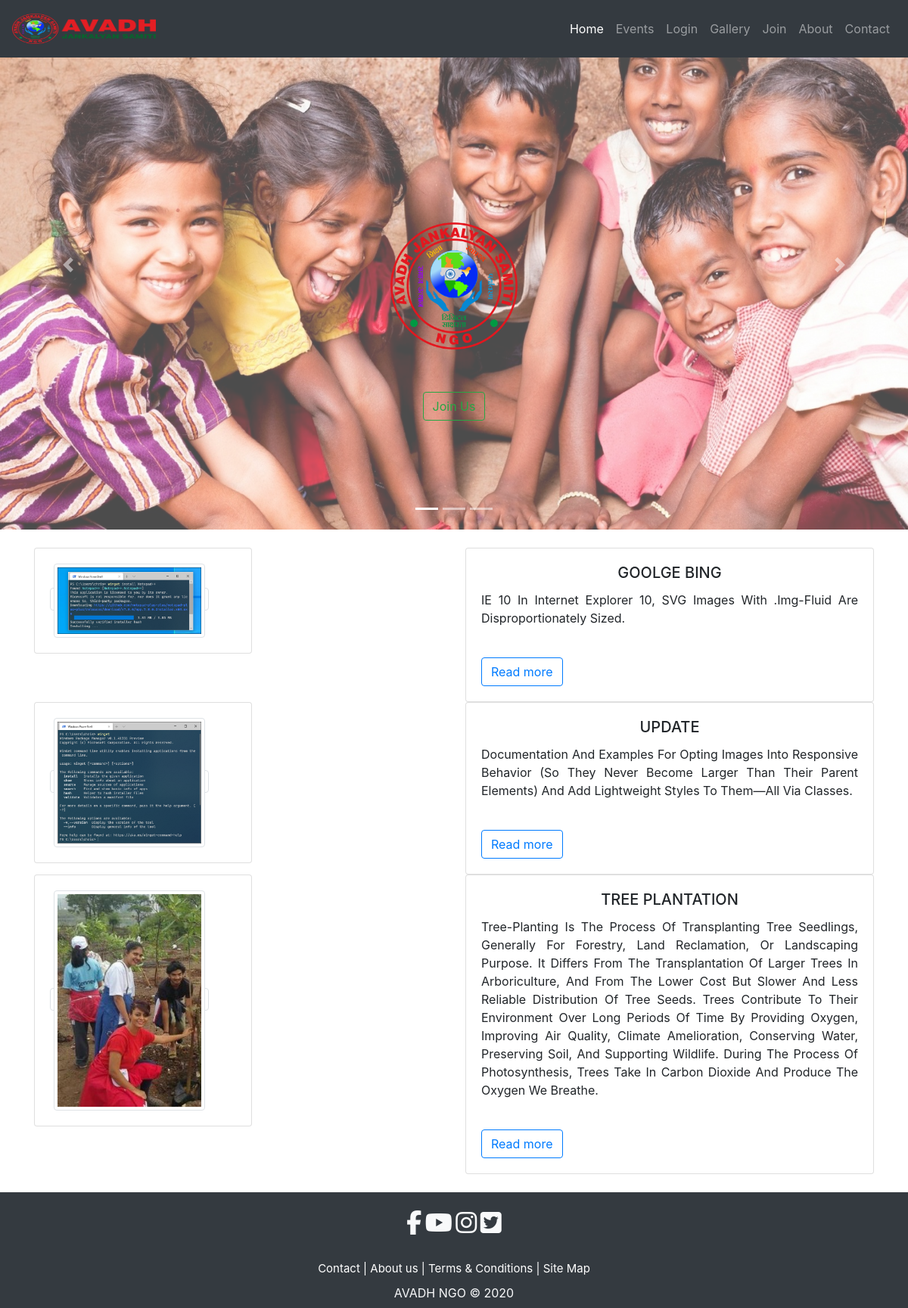
Before: /show.php with the older database file.
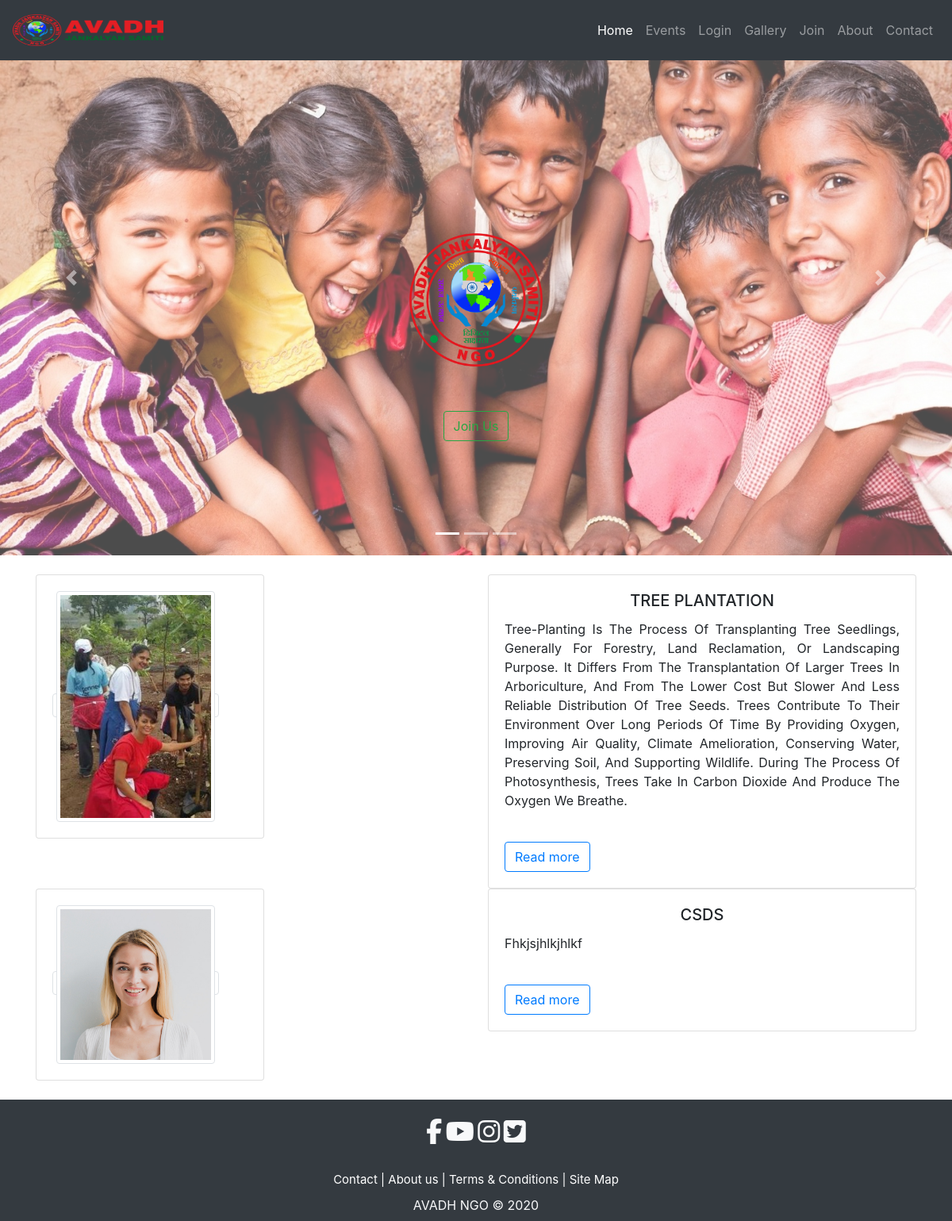
After: the same page with the newer database file.
### tables this page shows
CREATE TABLE `gallery` (
  `id` int(11) NOT NULL,
  `filepath` varchar(500) NOT NULL,
  `filename` varchar(500) NOT NULL,
  `title` varchar(500) NOT NULL,
  `shortdescription` blob NOT NULL,
  `description` blob NOT NULL,
  `Datetime` timestamp NOT NULL DEFAULT current_timestamp() ON UPDATE current_timestamp()
);

### show.php (the view, shortened to what this page needs)
<?php include("php/links.php");?>
<link rel="stylesheet" href="https://cdnjs.cloudflare.com/ajax/libs/fancybox/3.5.7/jquery.fancybox.css" type="text/css" media="screen" />
<?php include_once("php/navbar.php");?>
<?php include('php/slider.php');?>
<br/>
<?php
	$con = mysqli_connect('localhost','root','');
	 mysqli_select_db($con,'ngo');
	$query = " SELECT `filepath`,`id`, `filename`, `title`, `description`, `shortdescription`,`Datetime` FROM `gallery` order by id ASC ";
	$queryfire = mysqli_query($con, $query);
	$num = mysqli_num_rows($queryfire);
	if($num > 0){
		while($row= mysqli_fetch_array($queryfire)){
			?>
		 <div class="container">
			<div class="row">
				<div class="col-sm-6">
					<div class="card"style="width: 18rem;">
					<div class="card-body">
						<a href="<?php echo "php/" .$row["filepath"]; ?>" data-fancybox="gallery" data-caption="<?php echo $row["file_name"]; ?>" class="img-fluid  img-thumbnail" style="width:200px; hieght:100px;" >
							<img src="<?php echo "php/" .$row["filepath"]; ?>" alt="" class="img-fluid  img-thumbnail" style="width:200px; hieght:100px;" />
						</a>
					</div>
					</div>
				</div>
				<div class="col-sm-6">
					<div class="card">
						<div class="card-body">
							<h5 class="card-title text-uppercase text-center"><?php echo $row["title"];  ?></h5>
							<p class="text-capitalize text-justify font-weight-normal"><?php echo $row["shortdescription"]; ?> </p> <br/>
							<a href="<?php echo "readmore.php?id=".$row['id'];?>" class="btn btn-outline-primary flex-fill" role="button" aria-pressed="true">Read more</a>
						</div>
					</div>
				</div>
			</div>
        </div>
<?php
	}
}
?>
<?php include("php/footer.php");?>

Changed rows visible on the page:
removed gallery: filepath (picture), title "GOOLGE BING", shortdescription "IE 10 In Internet Explorer 10, SVG Images With .img-Fluid Are Disproportionately Sized."
removed gallery: filepath (picture), title "UPDATE", shortdescription "Documentation And Examples For Opting Images Into Responsive Behavior (So They Never Become Larger Than Their Parent Elements) And Add Lightweight Styles To Them—all Via Classes."
added gallery: filepath (picture), title "CSDS", shortdescription "Fhkjsjhlkjhlkf"
